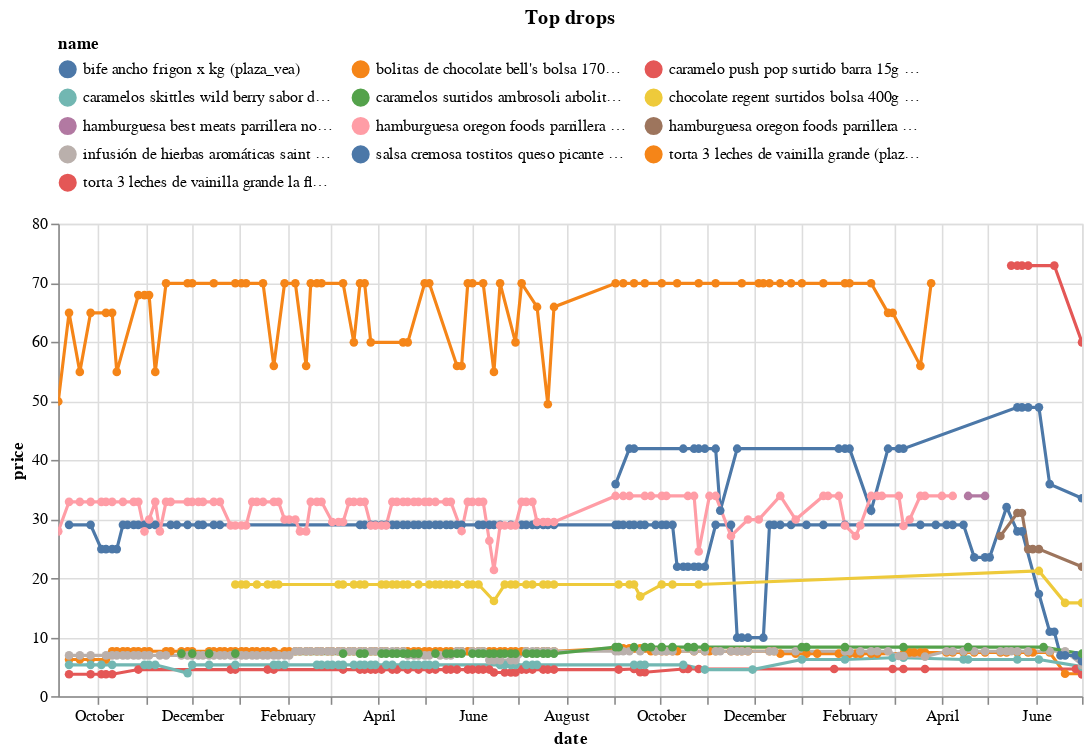

The cell this chart's notebook holds for it:
### Code cell
(top_changes
 .sort_values('change')
 .head(10)
 .pipe(plot_changes, 'Top drops')
)

### Figure 1 — Vega-Lite specification as saved in the notebook (floating-point values rounded to 4 significant figures; data arrays with more than 128 entries replaced by an {"elided": "..."} marker saying what was removed)
{"config": {"view": {"continuousWidth": 300, "continuousHeight": 300}, "legend": {"columns": 3, "orient": "top"}}, "data": {"name": "data-d91b9cafb2aa345f559759fbacbbcbb2"}, "mark": {"type": "line", "point": true}, "encoding": {"color": {"field": "name", "scale": {"domain": ["bife ancho frigon x kg (plaza_vea)", "bolitas de chocolate bell's bolsa 170g (plaza_vea)", "caramelo push pop surtido barra 15g (plaza_vea)", "caramelos skittles wild berry sabor de frutas bolsa 2.17oz (plaza_vea)", "caramelos surtidos ambrosoli arbolito bolsa 283g (plaza_vea)", "chocolate regent surtidos bolsa 400g (plaza_vea)", "hamburguesa best meats parrillera novillo caja 4un (plaza_vea)", "hamburguesa oregon foods parrillera 100% carne de res caja 4un (plaza_vea)", "hamburguesa oregon foods parrillera novillo caja 4un (plaza_vea)", "infusión de hierbas aromáticas saint gottard dúlces sueños caja 20un (plaza_vea)", "salsa cremosa tostitos queso picante frasco 425.2g (plaza_vea)", "torta 3 leches de vainilla grande (plaza_vea)", "torta 3 leches de vainilla grande la florencia 1un (plaza_vea)"]}, "type": "nominal"}, "tooltip": [{"field": "name", "type": "nominal"}, {"field": "price", "type": "quantitative"}, {"field": "last_price", "type": "quantitative"}], "x": {"field": "date", "type": "temporal"}, "y": {"field": "price", "type": "quantitative"}}, "params": [{"name": "param_3", "select": {"type": "point", "fields": ["name"]}, "bind": "legend"}, {"name": "param_4", "select": {"type": "interval", "encodings": ["x", "y"]}, "bind": "scales"}], "title": "Top drops", "transform": [{"filter": {"param": "param_3"}}], "width": 650, "$schema": "https://vega.github.io/schema/vega-lite/v5.17.0.json", "datasets": {"data-d91b9cafb2aa345f559759fbacbbcbb2": {"elided": "782 records"}}}
